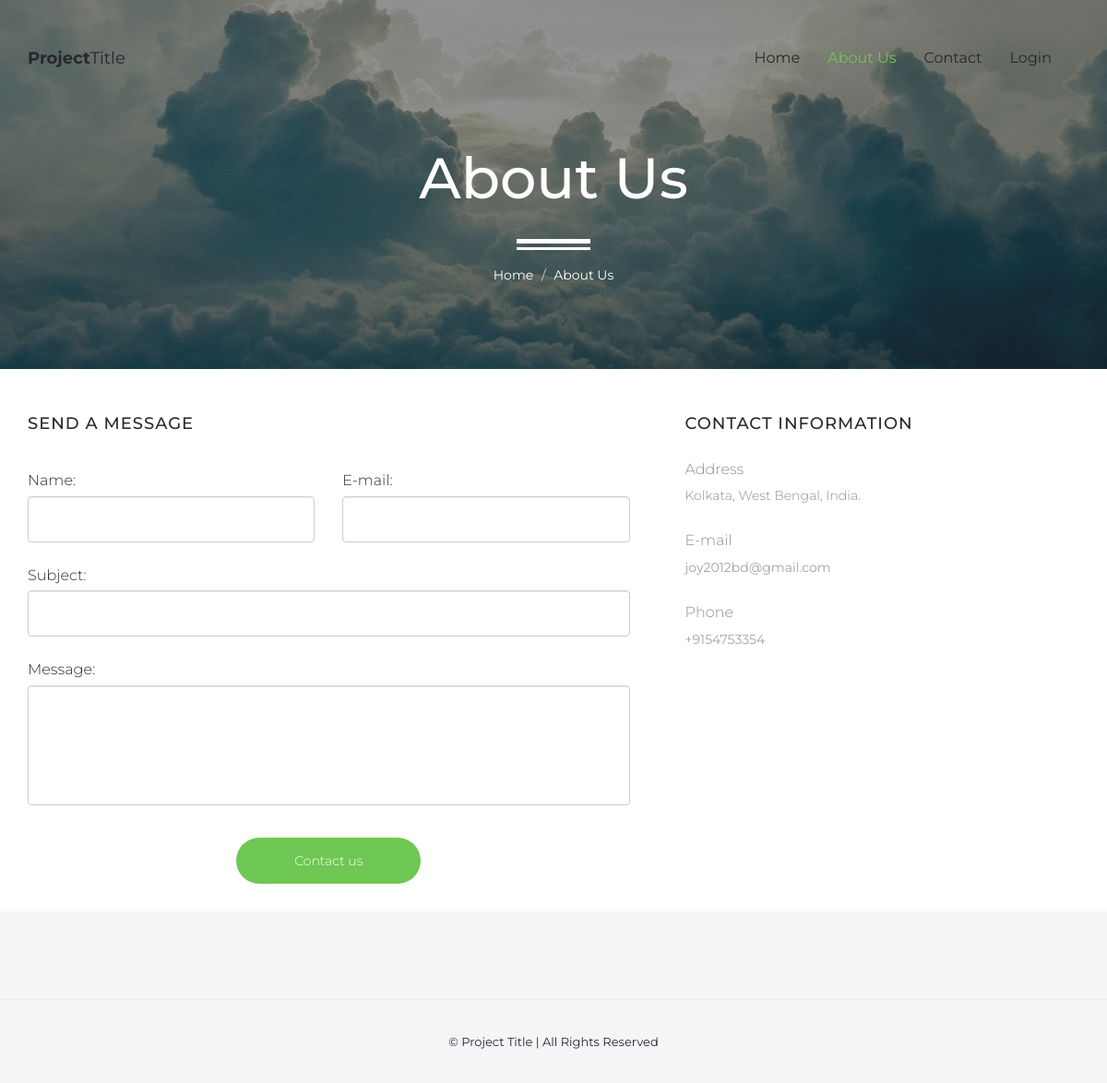
The page /contact.php on the database its author committed.
### tables this page shows
CREATE TABLE `settings` (
  `id` int(11) NOT NULL,
  `email` varchar(255) NOT NULL,
  `phone` varchar(255) NOT NULL,
  `address` text NOT NULL,
  `project_name` text NOT NULL,
  `project_title` text NOT NULL,
  `project_subtitle` text NOT NULL,
  `service_title` text NOT NULL,
  `service_subtitle` text NOT NULL,
  `social_worker_title` text NOT NULL,
  `social_worker_subtitle` text NOT NULL
);

### class/database.php (called while the page is built, shortened)
<?php
class database{
    private $db;
    private $dbhost = 'localhost';
    private $dbname = 'fy_project';
    private $dbuser = 'root';
    private $dbpass = '';
    private $settingsTable = "settings";
    public function connect(){
        try {
			$this->db = new PDO("mysql:host={$this->dbhost};dbname={$this->dbname}",$this->dbuser,$this->dbpass,array(PDO::MYSQL_ATTR_INIT_COMMAND => "SET NAMES 'utf8'"));
			$this->db->setAttribute(PDO::ATTR_ERRMODE, PDO::ERRMODE_EXCEPTION);
        }
        catch(PDOException $e) {
           echo "Connection error: ".$e->getMessage();
        }
    }
    public function getSettings(){
        $statement = $this->db->prepare("select * from $this->settingsTable where id = ?");
        $statement->execute(array("1"));
        $num = $statement->rowCount();
        if($num>0){
            return $statement->fetchAll(PDO::FETCH_ASSOC);
        }
        return false;
    }
}
?>

### contact.php (the view, shortened to what this page needs)
<?php
    $isLoggedIn = false;
    require_once("class/database.php");
?>
<?php include("header.php"); ?>
    <header id="masthead" class="site-header">
        <nav id="primary-navigation" class="site-navigation">
            <div class="container">
                <div class="navbar-header">
                    <a class="site-title"><span><?php $projectName = explode(" ", $settings["project_name"]); echo $projectName[0]; ?></span><?php echo $projectName[1]; ?></a>
                </div>
                <div class="collapse navbar-collapse" id="agency-navbar-collapse">
                    <ul class="nav navbar-nav navbar-right">
                        <li><a href="index.php">Home</a></li>
                        <li class="active"><a href="about.php">About Us</a></li>
                        <li><a href="contact.php">Contact</a></li>
                        <li><?php if($isLoggedIn): ?><a href="logout.php">Log Out</a><?php else: ?> <a href="login">Login</a> <?php endif; ?></li>
                    </ul>
                </div>
            </div>
        </nav>
    </header>
     <div id="hero" class="hero overlay subpage-hero contact-hero">
        <div class="hero-content">
            <div class="hero-text">
                <h1>About Us</h1>
                <ol class="breadcrumb">
                  <li class="breadcrumb-item"><a href="index.php">Home</a></li>
                  <li class="breadcrumb-item active">About Us</li>
                </ol>
            </div>
        </div>
    </div>
    <main id="main" class="site-main">
        <section class="site-section subpage-site-section section-contact-us">
            <div class="container">
                <div class="row">
                    <div class="col-sm-7">
                        <h2>Send a message</h2>
                        <form method="POST">
                            <div class="row">
                                <div class="col-sm-6">
                                    <div class="form-group">
                                      <label for="name">Name:</label>
                                      <input type="text" name="name" class="form-control" id="name" required>
                                    </div>
                                </div>
                                <div class="col-sm-6">
                                    <div class="form-group">
                                      <label for="email">E-mail:</label>
                                      <input type="email" name="email" class="form-control" id="email" required>
                                    </div>
                                </div>
                            </div>
                            <div class="form-group">
                              <label for="subject">Subject:</label>
                              <input class="form-control" name="subject" id="subject" required></input>
                            </div>
                            <div class="form-group">
                              <label for="message">Message:</label>
                              <textarea name="message" class="form-control form-control-comment" id="message" required></textarea>
                            </div>
                            <div class="text-center">
                                <button type="submit" name="contact_us" class="btn btn-green">Contact us</button>
                            </div>
                        </form>
                    </div>
                    <div class="col-sm-5">
                        <div class="contact-info">
                            <h2>Contact information</h2>
                            <div class="row">
                                <div class="col-sm-12">
                                    <h3>Address</h3>
                                    <ul class="list-unstyled">
                                        <li><?php echo $settings["address"]; ?></li>
                                    </ul>
                                    <h3>E-mail</h3>
                                    <a href="mailto:<?php echo $settings["email"]; ?>" target="_blank"><?php echo $settings["email"]; ?></a>
                                    <h3>Phone</h3>
                                    <a href="tel:<?php echo $settings["phone"]; ?>" target="_blank"><?php echo $settings["phone"]; ?></a>
                                </div>
                            </div>
                        </div>
                    </div>
                </div>
            </div>
        </section>
    </main>
    <footer id="colophon" class="site-footer">
        <div class="copyright">
            <div class="container">
                <div class="row">
                    <div class="col-md-12">
                        <div class="text-center">
                            <p>&copy; <?php echo $settings["project_name"]; ?> | All Rights Reserved</p>
                        </div>
                    </div>
                </div>
            </div>
        </div>
    </footer>
<?php include("footer.php"); ?>

### header.php (shortened to what this page needs)
<?php
    require_once("class/database.php");
    $db = new database();
    $settings = $db->getSettings();
    $settings = $settings[0];
?>
<!DOCTYPE html>
<html lang="en">
<head>
    <link rel="stylesheet" href="http://cdnjs.cloudflare.com/ajax/libs/font-awesome/4.4.0/css/font-awesome.min.css">
    <link href="assets/css/bootstrap.min.css" rel="stylesheet">
    <link href="assets/css/style.css" rel="stylesheet">
    <link href="assets/css/responsive.css" rel="stylesheet">
</head>
<body>

### footer.php (shortened to what this page needs)
</body>
</html>

### rows shown on the page
settings: project_name "Project", project_name "Title", address "Kolkata, West Bengal, India.", email "joy2012bd@gmail.com", phone "+9154753354", project_name "Project Title"
